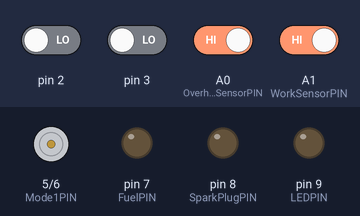
Recording of a program running on a simulated Arduino Uno, built with avr-gcc and run on an emulated ATmega328P. On the bench: motor-driver pin pairs drawn as motors (green arrow = first pin HIGH = forward, orange = second pin HIGH = backward, longer = more drive), output pins drawn as LEDs (lit = HIGH). Dashed ring = blinking. The test bench sets the inputs (shaded band); at power-on: A0 (OverheatSensorPIN), A1 (WorkSensorPIN) HIGH, pin 2, pin 3 LOW.

Above: at 1.2 s.
1.3 s: pin 3 driven HIGH
At 4.1 s:
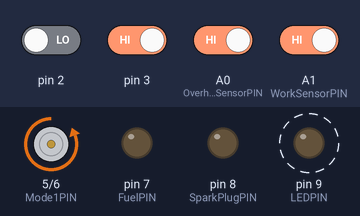
4.3 s: A0 (OverheatSensorPIN) driven LOW
At 5.2 s:
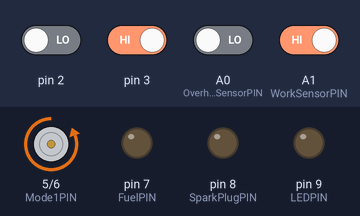
5.8 s: A0 (OverheatSensorPIN) driven HIGH
At 6.4 s:
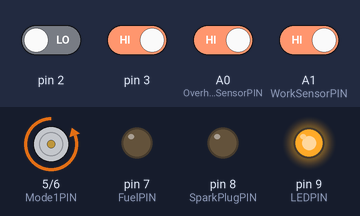
Timing chart, 0 to 22.8 s (numbered marks = the images above; inputs shaded):
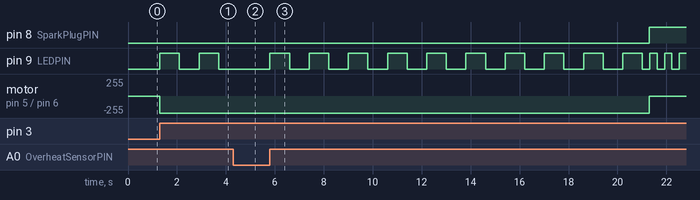

Measured:
- after the input at 1.3 s, pin 9 (LEDPIN): alternates HIGH for 0.80 s and LOW for 0.80 s, starting at once; motor on pin 5 (Mode1PIN) / pin 6 (Mode2PIN): stopped → backward 255/255 at once
- after the input at 4.3 s, pin 9 (LEDPIN): stays LOW (without the input it goes to HIGH after 0.20 s)
- after the input at 5.8 s, pin 8 (SparkPlugPIN): LOW → HIGH after 15.5 s; pin 9 (LEDPIN): LOW → HIGH at once, → LOW 0.80 s later, → HIGH 0.80 s later, → LOW 0.80 s later, … (25 changes in this stretch); motor on pin 5 (Mode1PIN) / pin 6 (Mode2PIN): backward 255/255 → stopped after 15.5 s

The program:

main.cpp
```cpp
#include <Arduino.h>
#include <avr/wdt.h>                                                           // Подключаем watchdog

#define Mode1PIN 5                                                             // PIN управления режимом 1 (0 - выкл, 1 - вкл.)
#define Mode2PIN 6                                                             // PIN управления режимом 2 (0 - выкл, 1 - вкл.)
#define FuelPIN 7                                                              // PIN управления топливным клапаном (0 - выкл, 1 - вкл.)
#define SparkPlugPIN 8                                                         // PIN управления свечей (0 - выкл, 1 - вкл.)
#define LEDPIN 9                                                               // PIN для подключения светодиода
#define OverheatSensorPIN A0                                                   // PIN для подключения датчика перегрева (1 - норма, 0 - авария)
#define WorkSensorPIN A1                                                       // PIN для подключения датчика перегрева (0 - работа, 1 - нет)

//#define WDT_ENABLE                                                           // Включаем WDT (не работает на старых bootloader'ах)
//#define DEBUG_ENABLE

#ifdef DEBUG_ENABLE
#define DEBUG(x) Serial.println(x)
#else
#define DEBUG(x)
#endif

uint16_t timeBlow = 20;                                                        // Время работы 2 режима при запуске
uint16_t timeSpark = 15;                                                       // Время работы свечей при запуске
uint16_t timeDelay = 5;                                                        // Задержка включения 1 режима при запуске
volatile uint8_t workMode = 0;                                                 // Переменная для хранения текущего режима работы
volatile bool flagStartButtonAvailable = true;                                 // Флаг доступности кнопки запуска
volatile bool startMode = false;                                               // Флаг режима запуска
volatile bool stopMode = false;                                                // Флаг режима остановки
volatile bool flagTimeLedAvailable = true;                                     // Флаг доступности таймера изменения состояния светодиода "Работа"
volatile bool LED_status = false;
unsigned long startTimer;                                                      // Переменная для хранения времени начала запуска
unsigned long LedTimer;

void startButton();                                                            // Прототип функции
void changeMode();                                                             // Прототип функции

void setup() {
  pinMode(Mode1PIN, OUTPUT);                                                   // Настраиваем порт для вывода
  pinMode(Mode2PIN, OUTPUT);                                                   // Настраиваем порт для вывода
  pinMode(FuelPIN, OUTPUT);                                                    // Настраиваем порт для вывода
  pinMode(SparkPlugPIN, OUTPUT);                                               // Настраиваем порт для вывода
  pinMode(LEDPIN, OUTPUT);                                                     // Настраиваем порт для вывода
  pinMode(OverheatSensorPIN, INPUT_PULLUP);                                    // Настраиваем порт для ввода (включаем внутреннюю подтяжку к +5V)
  pinMode(WorkSensorPIN, INPUT_PULLUP);                                        // Настраиваем порт для ввода (включаем внутреннюю подтяжку к +5V)
  attachInterrupt(1, startButton, CHANGE);                                     // Запускаем отслеживание прерываний (нажатие кнопки "Старт" 3 PIN)
  attachInterrupt(0, changeMode, CHANGE);                                      // Запускаем отслеживание прерываний (нажатие кнопки "Режим" 2 PIN)
  #ifdef DEBUG_ENABLE
  Serial.begin(9600);
  #endif
  #ifdef WDT_ENABLE
  wdt_enable(WDTO_4S);                                                         // Включаем watchdog на 4 секунды
  #endif
}

//============ Управление режимом светодиода "Работа" =========================
void LED_func(uint16_t time) {
 if (flagTimeLedAvailable) {
   flagTimeLedAvailable = false;
   LedTimer = millis();
   LED_status = !LED_status;
   digitalWrite (LEDPIN, LED_status);
 }
 else {
   if ((millis() - LedTimer) > (time)) {
     flagTimeLedAvailable = true;
   }
 }
}
//=============================================================================

//================== Функция для управления внешними подключениями ============
void IOcontrol (bool Mode1PINstate, bool Mode2PINstate, bool FuelPINstate, bool SparkPlugPINstate) {
  digitalWrite (Mode1PIN, Mode1PINstate);
  digitalWrite (Mode2PIN, Mode2PINstate);
  digitalWrite (FuelPIN, FuelPINstate);
  digitalWrite (SparkPlugPIN, SparkPlugPINstate);
}
//=============================================================================

//============ Режим запуска ==================================================
void start_func() {
  if (flagStartButtonAvailable) {                                              // Если кнопка еще доступна (мы попали в функцию в первый раз)
    DEBUG("Start function called");
    startTimer = millis();                                                     // Записываем время (однократно для запуска)
    flagStartButtonAvailable = false;                                          // Кнопка запуска недоступна
  }
  if ((millis() - startTimer) < (timeBlow * 1000)) {                           // Если прошло меньше времени чем timeBlow
    DEBUG("BLOW ( IOcontrol 0,1,0,0 )");
    IOcontrol (0,1,0,0);                                                       // Управляем внешними подключениями
    LED_func(800);
  }
  else {                                                                       // Прошло больше времени чем timeBlow
    if ((millis() - startTimer) < ((timeBlow + timeDelay) * 1000)) {           // Прошло меньше времени чем timeBlow + timeDelay
      DEBUG("Spark ( IOcontrol 0,0,0,1 )");
      IOcontrol (0,0,0,1);                                                     // Управляем внешними подключениями
      LED_func(300);
    }
    else {                                                                     // Прошло больше времени чем timeBlow + timeDelay
      if ((millis() - startTimer) < ((timeBlow + timeSpark) * 1000)) {         // Прошло меньше времени чем timeBlow + timeSpark
        DEBUG("Spark + Fuel ( IOcontrol 1,0,1,1 )");
        IOcontrol (1,0,1,1);                                                   // Управляем внешними подключениями
        LED_func(100);
      }
      else {                                                                   // Прошло больше времени чем timeBlow + timeSpark
        DEBUG("Start end");
        startMode = false;                                                     // Запуск завершен
        flagStartButtonAvailable = true;                                       // Кнопка запуска доступна
        workMode = 1;                                                          // Режим работы 1
      }
    }
  }
}
//=============================================================================

//============ Режим остановки ================================================
void stop_func() {
  flagStartButtonAvailable = false;                                            // Делаем кнопки недоступными
  if (!digitalRead(WorkSensorPIN)) {                                           // Если на выходе датчика работы 0 (он нагрет)
    DEBUG("STOP BLOW ( IOcontrol 0,1,0,0 )");
    IOcontrol (0,1,0,0);                                                       // Управляем внешними подключениями
    LED_func(1000);
  }
  else {                                                                       // Если на выходе датчика работы 1 (он остыл)
    workMode = 0;                                                              // Режим работы переводим в выключенно
    stopMode = false;                                                          // Режим остановки завершен
    flagStartButtonAvailable = true;                                           // Кнопки снова доступны
  }
}
//=============================================================================

void loop() {
  if (!digitalRead(OverheatSensorPIN)) {                                       // Если сработал датчик перегрева
    workMode = 0;                                                              // Режим работы 0
    DEBUG("Overheat");
  }
  else {                                                                       // Перегрева нет
    if (startMode) {                                                           // Если включен запуск
      start_func();                                                            // Запускаем
    }
    if (stopMode) {                                                            // Если включена остановка
      stop_func();                                                             // Останавливаем
    }
    if (!startMode && !stopMode) {                                             // Если это не режим запуска или остановки
      switch (workMode) {                                                      // В зависимости от режима работы управляем внешними подключениями
        case 0:
        IOcontrol (0,0,0,0);
        DEBUG("Work Mode 0 (off)");
        break;
        case 1:
        IOcontrol (1,0,1,0);
        DEBUG("Work Mode 1");
        break;
        case 2:
        IOcontrol (0,1,1,0);
        DEBUG("Work Mode 2");
        break;
      }
      digitalWrite (LEDPIN, !digitalRead(WorkSensorPIN));
    }
  }
  #ifdef WDT_ENABLE
  wdt_reset();                                                                 // Сбрасываем watchdog
  #endif
}

//============ Нажатие кнопки Старт ===========================================
void startButton() {
  if (flagStartButtonAvailable) {
    DEBUG("Start button press");
    static unsigned long millis_prev;
    if (millis() - 1000 > millis_prev) {
      if ((workMode == 0) && !(startMode)) {
        startMode = true;
      }
      else {
        stopMode = true;
      }
    }
    millis_prev = millis();
  }
}
//=============================================================================

//============ Нажатие кнопки Режим ===========================================
void changeMode() {
  if (flagStartButtonAvailable) {
    DEBUG("Change mode button press");
    static unsigned long millis_prev;
    if (millis() - 1000 > millis_prev) {
      if (workMode == 1) {
        workMode = 2;
      }
      else if (workMode == 2) {
        workMode = 1;
      }
    }
    millis_prev = millis();
  }
}
//=============================================================================
```
